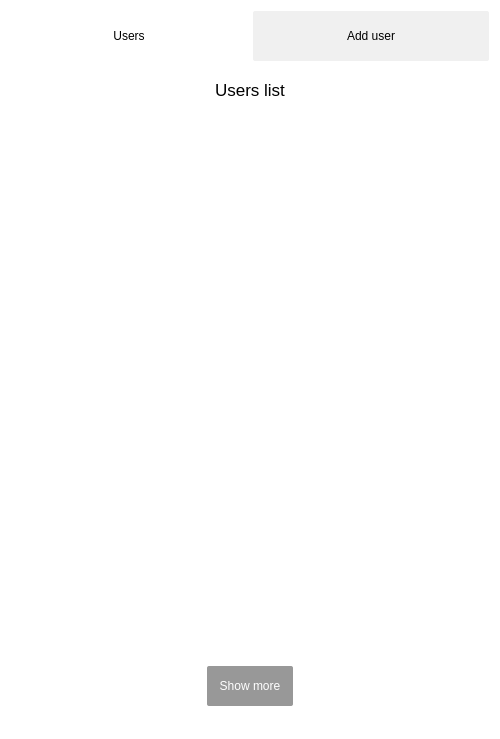
<?xml version="1.0" encoding="UTF-8"?>
<ui version="4.0">
 <class>UsersList</class>
 <widget class="QWidget" name="UsersList">
  <property name="geometry">
   <rect>
    <x>0</x>
    <y>0</y>
    <width>500</width>
    <height>739</height>
   </rect>
  </property>
  <property name="minimumSize">
   <size>
    <width>500</width>
    <height>739</height>
   </size>
  </property>
  <property name="maximumSize">
   <size>
    <width>500</width>
    <height>739</height>
   </size>
  </property>
  <property name="windowTitle">
   <string>Form</string>
  </property>
  <property name="styleSheet">
   <string notr="true">background-color: white;</string>
  </property>
  <layout class="QVBoxLayout" name="verticalLayout">
   <item>
    <layout class="QHBoxLayout" name="horizontalLayout">
     <item>
      <widget class="QPushButton" name="pushButton">
       <property name="minimumSize">
        <size>
         <width>0</width>
         <height>50</height>
        </size>
       </property>
       <property name="maximumSize">
        <size>
         <width>16777215</width>
         <height>50</height>
        </size>
       </property>
       <property name="styleSheet">
        <string notr="true">border-radius: 3px; </string>
       </property>
       <property name="text">
        <string>Users</string>
       </property>
      </widget>
     </item>
     <item>
      <widget class="QPushButton" name="Users_List_AddUser">
       <property name="maximumSize">
        <size>
         <width>16777215</width>
         <height>50</height>
        </size>
       </property>
       <property name="styleSheet">
        <string notr="true">background-color: #F0F0F0; 
border-radius: 2px; </string>
       </property>
       <property name="text">
        <string>Add user</string>
       </property>
      </widget>
     </item>
    </layout>
   </item>
   <item>
    <spacer name="verticalSpacer">
     <property name="orientation">
      <enum>Qt::Vertical</enum>
     </property>
     <property name="sizeType">
      <enum>QSizePolicy::Fixed</enum>
     </property>
     <property name="sizeHint" stdset="0">
      <size>
       <width>20</width>
       <height>15</height>
      </size>
     </property>
    </spacer>
   </item>
   <item>
    <widget class="QLabel" name="label">
     <property name="minimumSize">
      <size>
       <width>0</width>
       <height>15</height>
      </size>
     </property>
     <property name="maximumSize">
      <size>
       <width>16777215</width>
       <height>15</height>
      </size>
     </property>
     <property name="font">
      <font>
       <pointsize>13</pointsize>
      </font>
     </property>
     <property name="text">
      <string>Users list</string>
     </property>
     <property name="alignment">
      <set>Qt::AlignCenter</set>
     </property>
    </widget>
   </item>
   <item>
    <spacer name="verticalSpacer_3">
     <property name="orientation">
      <enum>Qt::Vertical</enum>
     </property>
     <property name="sizeType">
      <enum>QSizePolicy::Fixed</enum>
     </property>
     <property name="sizeHint" stdset="0">
      <size>
       <width>20</width>
       <height>10</height>
      </size>
     </property>
    </spacer>
   </item>
   <item>
    <layout class="QVBoxLayout" name="verticalLayout_4">
     <item>
      <layout class="QHBoxLayout" name="horizontalLayout_5">
       <item>
        <spacer name="horizontalSpacer_3">
         <property name="orientation">
          <enum>Qt::Horizontal</enum>
         </property>
         <property name="sizeType">
          <enum>QSizePolicy::Fixed</enum>
         </property>
         <property name="sizeHint" stdset="0">
          <size>
           <width>20</width>
           <height>20</height>
          </size>
         </property>
        </spacer>
       </item>
       <item>
        <widget class="QListView" name="listView">
         <property name="maximumSize">
          <size>
           <width>16777215</width>
           <height>540</height>
          </size>
         </property>
         <property name="frameShape">
          <enum>QFrame::NoFrame</enum>
         </property>
        </widget>
       </item>
       <item>
        <spacer name="horizontalSpacer_4">
         <property name="orientation">
          <enum>Qt::Horizontal</enum>
         </property>
         <property name="sizeType">
          <enum>QSizePolicy::Fixed</enum>
         </property>
         <property name="sizeHint" stdset="0">
          <size>
           <width>20</width>
           <height>20</height>
          </size>
         </property>
        </spacer>
       </item>
      </layout>
     </item>
     <item>
      <spacer name="verticalSpacer_2">
       <property name="orientation">
        <enum>Qt::Vertical</enum>
       </property>
       <property name="sizeType">
        <enum>QSizePolicy::Fixed</enum>
       </property>
       <property name="sizeHint" stdset="0">
        <size>
         <width>20</width>
         <height>15</height>
        </size>
       </property>
      </spacer>
     </item>
    </layout>
   </item>
   <item>
    <layout class="QHBoxLayout" name="horizontalLayout_2">
     <item>
      <spacer name="horizontalSpacer">
       <property name="orientation">
        <enum>Qt::Horizontal</enum>
       </property>
       <property name="sizeType">
        <enum>QSizePolicy::Fixed</enum>
       </property>
       <property name="sizeHint" stdset="0">
        <size>
         <width>190</width>
         <height>20</height>
        </size>
       </property>
      </spacer>
     </item>
     <item>
      <layout class="QVBoxLayout" name="verticalLayout_2">
       <item>
        <widget class="QPushButton" name="Users_List_ShowMore">
         <property name="minimumSize">
          <size>
           <width>0</width>
           <height>40</height>
          </size>
         </property>
         <property name="maximumSize">
          <size>
           <width>16777215</width>
           <height>40</height>
          </size>
         </property>
         <property name="styleSheet">
          <string notr="true">background-color: #989898;
color: white;
border-radius: 2px;</string>
         </property>
         <property name="text">
          <string>Show more</string>
         </property>
        </widget>
       </item>
       <item>
        <widget class="QLabel" name="test">
         <property name="minimumSize">
          <size>
           <width>86</width>
           <height>0</height>
          </size>
         </property>
         <property name="maximumSize">
          <size>
           <width>40</width>
           <height>1</height>
          </size>
         </property>
         <property name="text">
          <string/>
         </property>
         <property name="alignment">
          <set>Qt::AlignCenter</set>
         </property>
        </widget>
       </item>
       <item>
        <spacer name="verticalSpacer_4">
         <property name="orientation">
          <enum>Qt::Vertical</enum>
         </property>
         <property name="sizeType">
          <enum>QSizePolicy::Fixed</enum>
         </property>
         <property name="sizeHint" stdset="0">
          <size>
           <width>20</width>
           <height>15</height>
          </size>
         </property>
        </spacer>
       </item>
      </layout>
     </item>
     <item>
      <spacer name="horizontalSpacer_2">
       <property name="orientation">
        <enum>Qt::Horizontal</enum>
       </property>
       <property name="sizeType">
        <enum>QSizePolicy::Fixed</enum>
       </property>
       <property name="sizeHint" stdset="0">
        <size>
         <width>190</width>
         <height>20</height>
        </size>
       </property>
      </spacer>
     </item>
    </layout>
   </item>
  </layout>
 </widget>
 <resources/>
 <connections/>
</ui>
